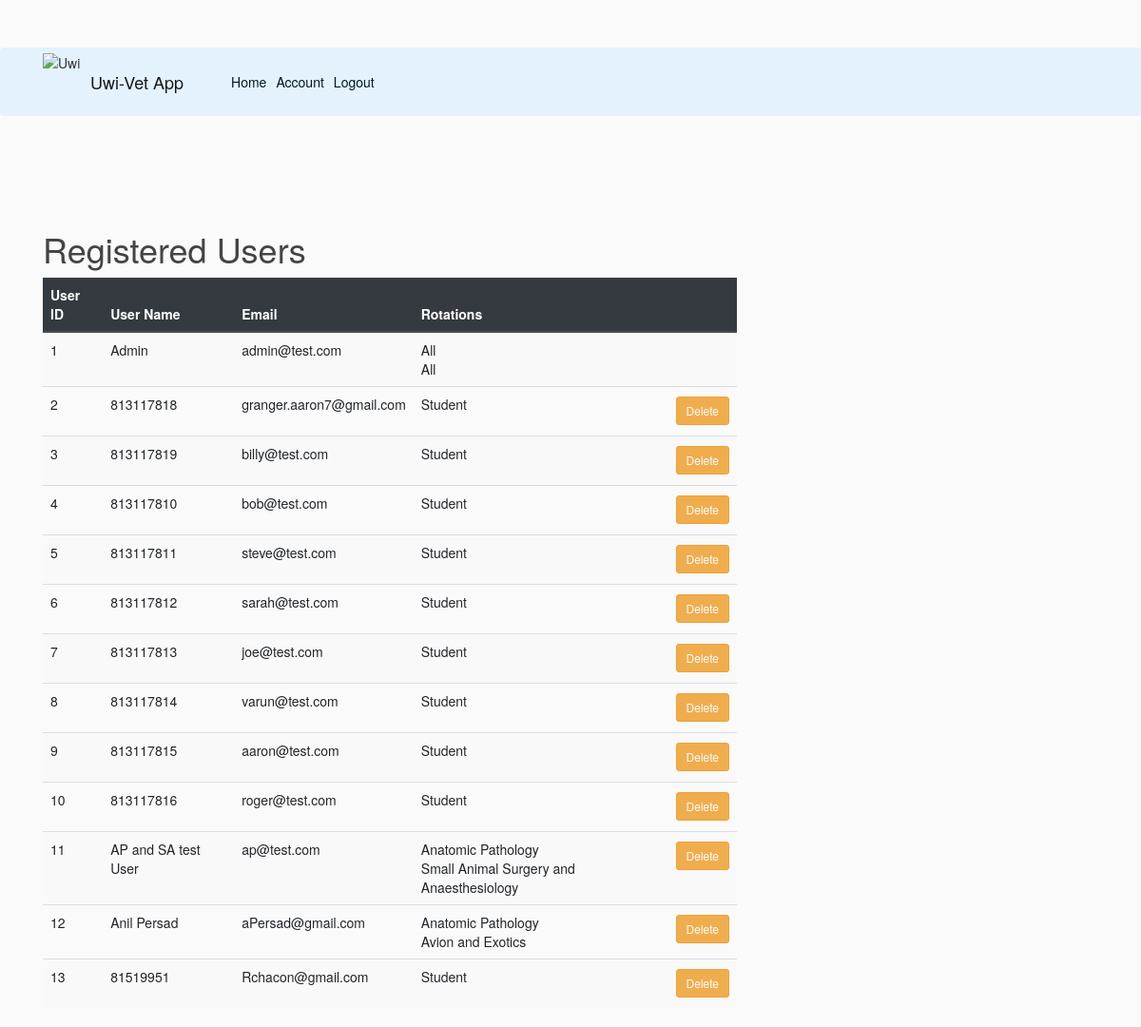
/usersreg (signed in), run on the app's committed database.
### flaskblog/models.py (models this page shows, shortened)
class User2(db.Model, UserMixin):
    id = db.Column(db.Integer, primary_key = True)
    username = db.Column(db.String(20), unique=True, nullable=False)
    email = db.Column(db.String(120), unique=True, nullable=False)
    image_file = db.Column(db.String(20), nullable=False, default='default.jpg')
    password = db.Column(db.String(60), nullable=False)
    level = db.Column(db.Integer, nullable=False, default='2')
    rotation1 = db.Column(db.String(50), nullable =False)
    rotation2 = db.Column(db.String(50), nullable =False)

### flaskblog/routes.py (the view)
@app.route("/usersreg")
@login_required
def competancy():
    if current_user.level == 1:
        records= User2.query.all()
        return render_template('usersreg.html', title='usersreg.html', User2=records)
    else:
        flash('ONLY ADMINS CAN ACCESS THIS PAGE','danger')
        return redirect(url_for('home'))

### flaskblog/models.py (called while the page is built)
@login_manager.user_loader
def load_user(user_id):
    return User2.query.get(int(user_id))

### flaskblog/templates/usersreg.html (shortened to what this page needs)
{% extends "layout.html" %}
{% block content%}
    <h1>Registered Users</h1>
    <div class="row">
        <div class="col">
            <table class="table table-striped table-hover">
                <thead class="thead-dark">
                    <tr>
                        <th>User ID</th><th>User Name</th><th>Email</th><th>Rotations</th><th></th>
                    </tr>
                </thead>
                <tbody>
                    {% for val in User2 %}
                    <tr>
                        <td>{{val.id}}</td>
                        <td>{{val.username}}</td>
                        <td>{{val.email}}</td>
                        <td>{{val.rotation1}}
                            {% if val.rotation2 != "None" %}
                                {{val.rotation2}}
                            {% endif %}
                        </td>
                        <td>
                            {% if current_user.id != val.id %}
                                <form action="{{ url_for('delete_user', user_id=val.id)}}" method="POST">
                                    <button class="btn btn-warning btn-sm mt-1 mb-1" type="button" data-toggle="collapse" data-target="#{{ val.id }}" aria-expanded="false" aria-controls="collapseExample">
                                    Delete
                                    </button>
                                </form>
                            {% endif %}
                        </td>
                    </tr>
                    {% endfor %}
                </tbody>
            </table>
        </div>
    </div>
{% endblock content %}

### flaskblog/static/main.css (style rules this page uses)
body { background: #fafafa; color: #333333; margin-top: 5rem; }
h1, h2, h3, h4, h5, h6 { color: #444444; }

### data on the page
User2: id "1", username "Admin", email "admin@test.com", rotation1 "All", rotation2 "All"
User2: id "2", username "813117818", email "granger.aaron7@gmail.com", rotation1 "Student"
User2: id "3", username "813117819", email "billy@test.com", rotation1 "Student"
User2: id "4", username "813117810", email "bob@test.com", rotation1 "Student"
User2: id "5", username "813117811", email "steve@test.com", rotation1 "Student"
User2: id "6", username "813117812", email "sarah@test.com", rotation1 "Student"
User2: id "7", username "813117813", email "joe@test.com", rotation1 "Student"
User2: id "8", username "813117814", email "varun@test.com", rotation1 "Student"
User2: id "9", username "813117815", email "aaron@test.com", rotation1 "Student"
User2: id "10", username "813117816", email "roger@test.com", rotation1 "Student"
User2: id "11", username "AP and SA test User", email "ap@test.com", rotation1 "Anatomic Pathology", rotation2 "Small Animal Surgery and Anaesthesiology"
User2: id "12", username "Anil Persad", email "aPersad@gmail.com", rotation1 "Anatomic Pathology", rotation2 "Avion and Exotics"
User2: id "13", username "81519951", email "Rchacon@gmail.com", rotation1 "Student"
